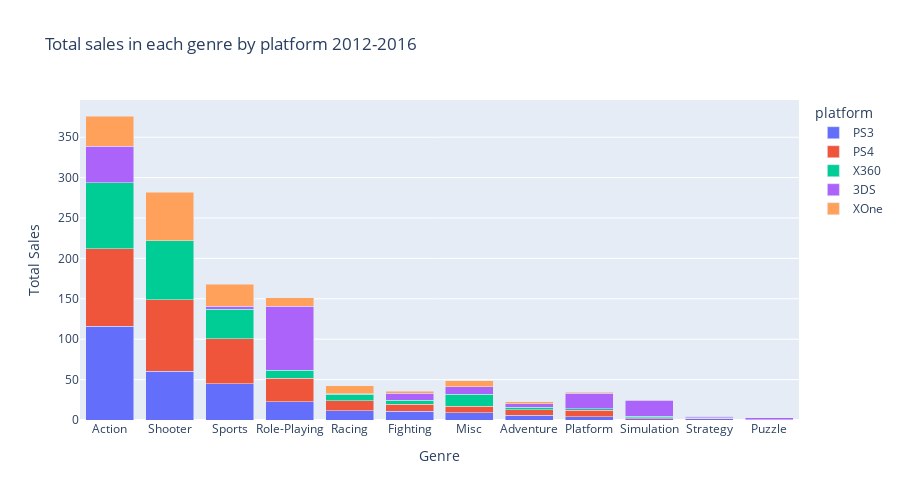

This figure's notebook cell:
### Code cell
#Plot barplot for Total sales in each genre by platform
fig = px.bar(genre_pivot, x="genre", y='total_sales', barmode='group',
             color='platform',
             title='Total sales in each genre by platform 2012-2016',
            labels=dict(total_sales='Total Sales', genre='Genre'),
             height=500)

fig.update_layout(barmode='stack')
fig.show()

### Figure 1 — Plotly figure (JSON) as saved in the notebook; plotly's stock layout.template omitted (floating-point values rounded to 4 significant figures)
{"data": [{"alignmentgroup": "True", "hovertemplate": "platform=PS3<br>Genre=%{x}<br>Total Sales=%{y}<extra></extra>", "legendgroup": "PS3", "marker": {"color": "#636efa", "pattern": {"shape": ""}}, "name": "PS3", "offsetgroup": "PS3", "orientation": "v", "showlegend": true, "textposition": "auto", "type": "bar", "x": ["Action", "Shooter", "Sports", "Role-Playing", "Racing", "Fighting", "Misc", "Adventure", "Platform", "Simulation", "Strategy", "Puzzle"], "xaxis": "x", "y": [115.8, 60.39, 44.84, 22.62, 11.56, 11, 8.88, 6.09, 4.26, 1.78, 1.58, 0.04], "yaxis": "y"}, {"alignmentgroup": "True", "hovertemplate": "platform=PS4<br>Genre=%{x}<br>Total Sales=%{y}<extra></extra>", "legendgroup": "PS4", "marker": {"color": "#EF553B", "pattern": {"shape": ""}}, "name": "PS4", "offsetgroup": "PS4", "orientation": "v", "showlegend": true, "textposition": "auto", "type": "bar", "x": ["Action", "Shooter", "Sports", "Role-Playing", "Racing", "Fighting", "Misc", "Platform", "Adventure", "Simulation", "Strategy", "Puzzle"], "xaxis": "x", "y": [96.1, 88.56, 55.61, 28.99, 12.14, 8.65, 8.19, 7.69, 6.34, 1.23, 0.62, 0.02], "yaxis": "y"}, {"alignmentgroup": "True", "hovertemplate": "platform=X360<br>Genre=%{x}<br>Total Sales=%{y}<extra></extra>", "legendgroup": "X360", "marker": {"color": "#00cc96", "pattern": {"shape": ""}}, "name": "X360", "offsetgroup": "X360", "orientation": "v", "showlegend": true, "textposition": "auto", "type": "bar", "x": ["Action", "Shooter", "Sports", "Misc", "Role-Playing", "Racing", "Fighting", "Adventure", "Platform", "Simulation", "Strategy"], "xaxis": "x", "y": [81.6, 72.7, 36.39, 14.83, 9.8, 8.41, 4.97, 3.27, 2.14, 1.53, 0.9], "yaxis": "y"}, {"alignmentgroup": "True", "hovertemplate": "platform=3DS<br>Genre=%{x}<br>Total Sales=%{y}<extra></extra>", "legendgroup": "3DS", "marker": {"color": "#ab63fa", "pattern": {"shape": ""}}, "name": "3DS", "offsetgroup": "3DS", "orientation": "v", "showlegend": true, "textposition": "auto", "type": "bar", "x": ["Role-Playing", "Action", "Simulation", "Platform", "Misc", "Fighting", "Adventure", "Sports", "Puzzle", "Strategy", "Racing", "Shooter"], "xaxis": "x", "y": [79.3, 45.49, 19.93, 19.11, 9.45, 8.46, 4.3, 4.23, 2.66, 1.27, 0.28, 0.13], "yaxis": "y"}, {"alignmentgroup": "True", "hovertemplate": "platform=XOne<br>Genre=%{x}<br>Total Sales=%{y}<extra></extra>", "legendgroup": "XOne", "marker": {"color": "#FFA15A", "pattern": {"shape": ""}}, "name": "XOne", "offsetgroup": "XOne", "orientation": "v", "showlegend": true, "textposition": "auto", "type": "bar", "x": ["Shooter", "Action", "Sports", "Role-Playing", "Racing", "Misc", "Adventure", "Fighting", "Platform", "Simulation", "Strategy"], "xaxis": "x", "y": [60.33, 37.31, 26.74, 10.55, 9.79, 7.43, 2.68, 2.45, 0.93, 0.69, 0.42], "yaxis": "y"}], "layout": {"barmode": "stack", "height": 500, "legend": {"title": {"text": "platform"}, "tracegroupgap": 0}, "title": {"text": "Total sales in each genre by platform 2012-2016"}, "xaxis": {"anchor": "y", "domain": [0, 1], "title": {"text": "Genre"}}, "yaxis": {"anchor": "x", "domain": [0, 1], "title": {"text": "Total Sales"}}}}
